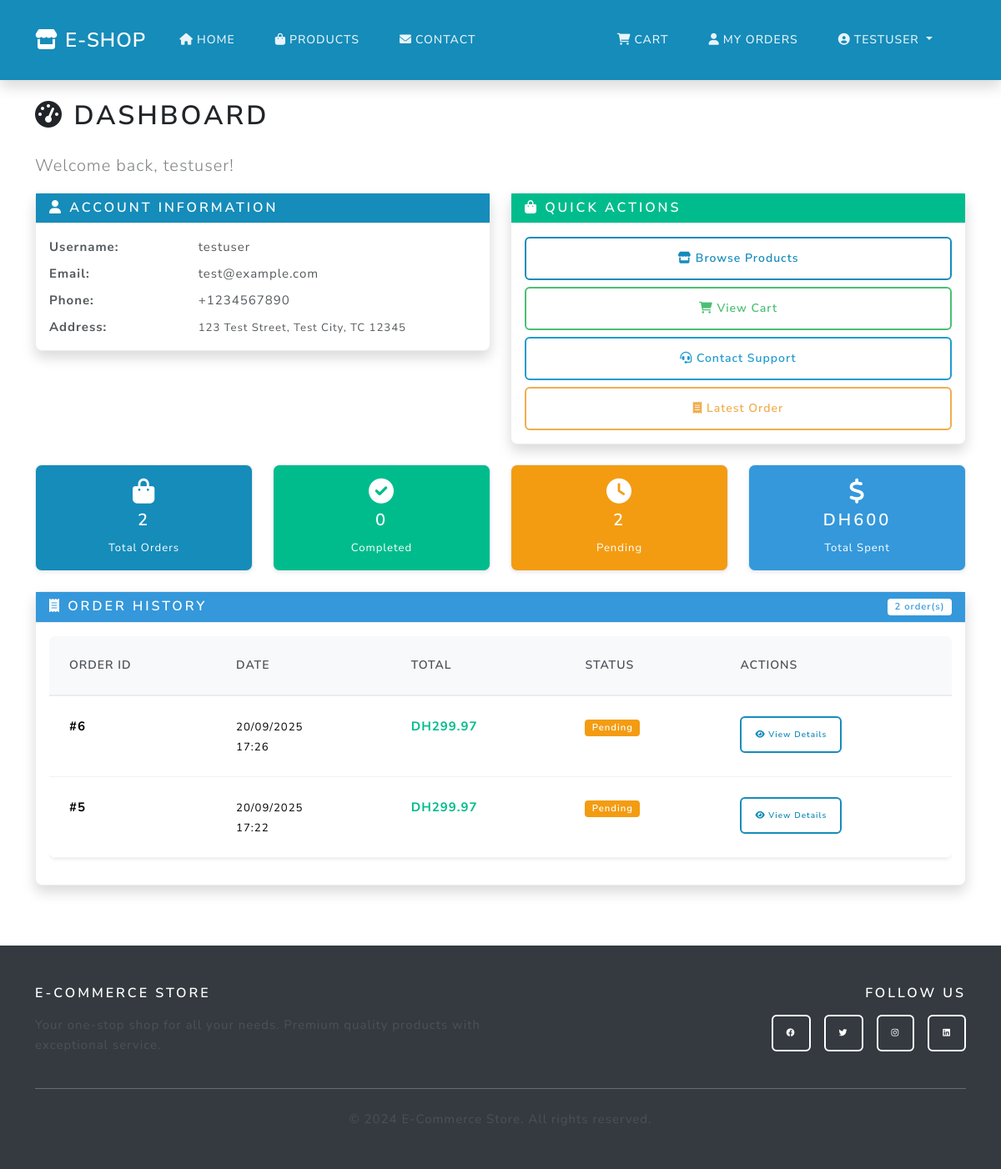
Page /dashboard (signed in) on the earlier database version.
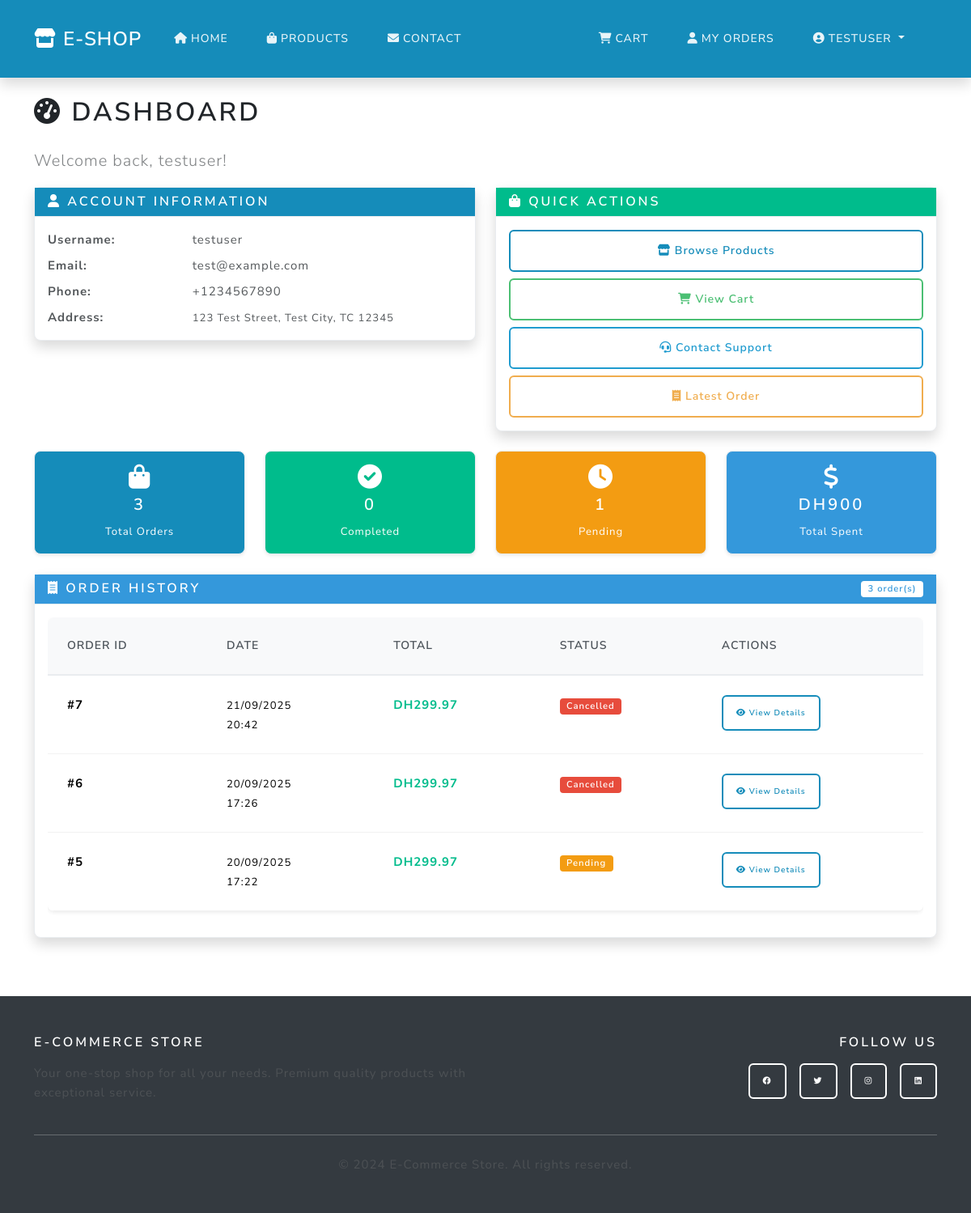
Same page on the later database version.
### main.py (models this page shows)
class Order(db.Model):
    id = db.Column(db.Integer, primary_key=True)
    user_id = db.Column(db.Integer, db.ForeignKey('user.id'), nullable=False)
    total = db.Column(db.Float, nullable=False)
    status = db.Column(db.String(20), default='pending')
    created_at = db.Column(db.DateTime, default=db.func.current_timestamp())

### main.py (the view)
@app.route('/dashboard')
@login_required
def dashboard():
    orders = Order.query.filter_by(user_id=current_user.id).order_by(Order.created_at.desc()).all()
    return render_template('dashboard.html', orders=orders)

### main.py (called while the page is built)
@login_manager.user_loader
def load_user(user_id):
    return User.query.get(int(user_id))

@app.context_processor
def inject_cart_count():
    if current_user.is_authenticated:
        try:
            from sqlalchemy import inspect
            inspector = inspect(db.engine)
            if 'cart' in inspector.get_table_names():
                cart_count = Cart.query.filter_by(user_id=current_user.id).count()
                cart_total_quantity = db.session.query(db.func.sum(Cart.quantity))\
                    .filter_by(user_id=current_user.id).scalar() or 0
                return {
                    'cart_count': cart_count,
                    'cart_total_quantity': int(cart_total_quantity)
                }
        except Exception:
            pass
    return {'cart_count': 0, 'cart_total_quantity': 0}

### templates/dashboard.html (shortened to what the changed rows need)
{% extends "base.html" %}
{% block content %}
<div class="container py-4">
  <div class="row">
    <div class="col-12">
      <h1 class="mb-4"><i class="fas fa-tachometer-alt"></i> Dashboard</h1>
    </div>
  </div>
  <div class="row mb-4">
    <div class="col-md-3">
      <div class="card bg-primary text-white">
        <div class="card-body text-center">
          <i class="fas fa-shopping-bag fa-2x mb-2"></i>
          <h4>{{ orders|length }}</h4>
          <small>Total Orders</small>
        </div>
      </div>
    </div>
    <div class="col-md-3">
      <div class="card bg-warning text-white">
        <div class="card-body text-center">
          <i class="fas fa-clock fa-2x mb-2"></i>
          <h4>{{ orders|selectattr('status', 'equalto', 'pending')|list|length }}</h4>
          <small>Pending</small>
        </div>
      </div>
    </div>
    <div class="col-md-3">
      <div class="card bg-info text-white">
        <div class="card-body text-center">
          <i class="fas fa-dollar-sign fa-2x mb-2"></i>
          <h4>DH{{ "%.0f"|format(orders|sum(attribute='total')) }}</h4>
          <small>Total Spent</small>
        </div>
      </div>
    </div>
  </div>
  <div class="row">
    <div class="col-12">
      <div class="card shadow">
        <div class="card-header bg-info text-white d-flex justify-content-between align-items-center">
          <h5 class="mb-0"><i class="fas fa-receipt"></i> Order History</h5>
          <span class="badge bg-white text-info">{{ orders|length }} order(s)</span>
        </div>
        <div class="card-body">
          {% if orders %}
          <div class="table-responsive">
            <table class="table table-hover">
              <thead>
                <tr>
                  <th>Order ID</th>
                  <th>Date</th>
                  <th>Total</th>
                  <th>Status</th>
                  <th>Actions</th>
                </tr>
              </thead>
              <tbody>
                {% for order in orders %}
                <tr>
                  <td><strong>#{{ order.id }}</strong></td>
                  <td>
                    <small>
                      {{ order.created_at.strftime('%d/%m/%Y') if order.created_at else 'N/A' }}<br>
                      {{ order.created_at.strftime('%H:%M') if order.created_at else '' }}
                    </small>
                  </td>
                  <td><strong class="text-success">DH{{ "%.2f"|format(order.total) }}</strong></td>
                  <td>
                    {% if order.status == 'pending' %}
                      <span class="badge bg-warning">Pending</span>
                    {% elif order.status == 'processing' %}
                      <span class="badge bg-info">Processing</span>
                    {% elif order.status == 'shipped' %}
                      <span class="badge bg-primary">Shipped</span>
                    {% elif order.status == 'delivered' %}
                      <span class="badge bg-success">Delivered</span>
                    {% elif order.status == 'completed' %}
                      <span class="badge bg-success">Completed</span>
                    {% elif order.status == 'cancelled' %}
                      <span class="badge bg-danger">Cancelled</span>
                    {% else %}
                      <span class="badge bg-secondary">{{ order.status.title() }}</span>
                    {% endif %}
                  </td>
                  <td>
                    <a href="{{ url_for('order_detail', order_id=order.id) }}"
                       class="btn btn-sm btn-outline-primary">
                      <i class="fas fa-eye"></i> View Details
                    </a>
                  </td>
                </tr>
                {% endfor %}
              </tbody>
            </table>
          </div>
          {% endif %}
        </div>
      </div>
    </div>
  </div>
</div>
{% endblock %}

Differences in the rows shown:
added Order: id "7", created_at "21/09/2025", created_at "20:42", total "299.97", status "Cancelled"
changed Order id 6: status "Pending" → "Cancelled"
Other differences:
{{ orders|length }}: "2" → "3"
{{ orders|selectattr('status', 'equalto', 'pending')|list|length }}: "2" → "1"
{{ "%.0f"|format(orders|sum(attribute='total')) }}: "600" → "900"
